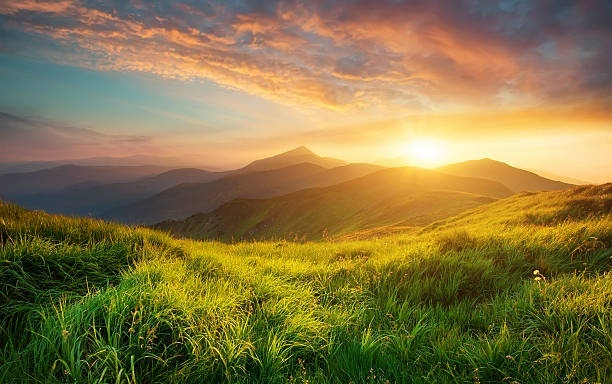
#> input picture Week1/img.jpg, 612 x 384 px, found by its file name
$ python Split.py
#> lines starting #> are read from the running program, lines starting #| are printed output that depends on the picture; after the words box and inside, x2 and y2 are one past the last pixel; in counts of white or black regions, pixels touching at a corner belong together
import cv2 as cv

img = cv.imread('Week1/img.jpg')
#> img is the input picture: shape (384, 612, 3); mean B, G, R 69, 117.5, 134.5

b, g, r = cv.split(img)
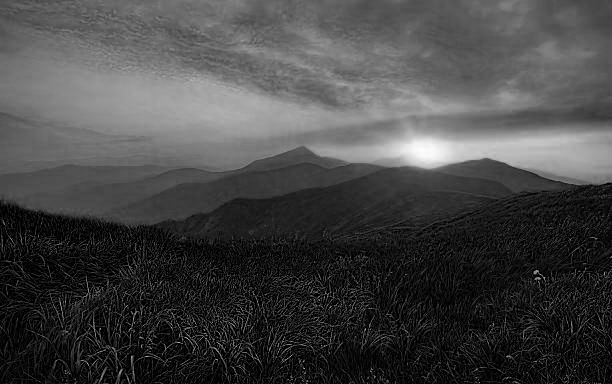
#> b: shape (384, 612); min 0, max 254, mean 69
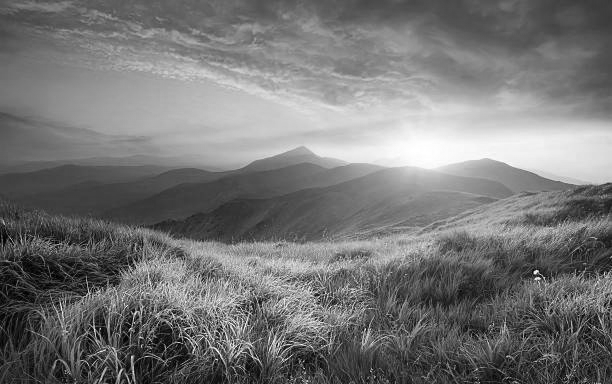
#> g: shape (384, 612); min 0, max 255, mean 117.5
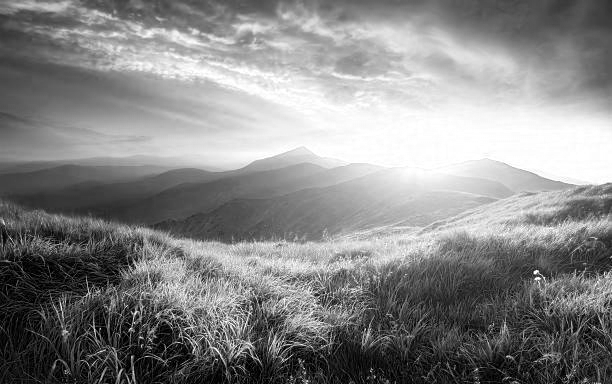
#> r: shape (384, 612); min 0, max 255, mean 134.5

b[100:150, 100:150] = 255
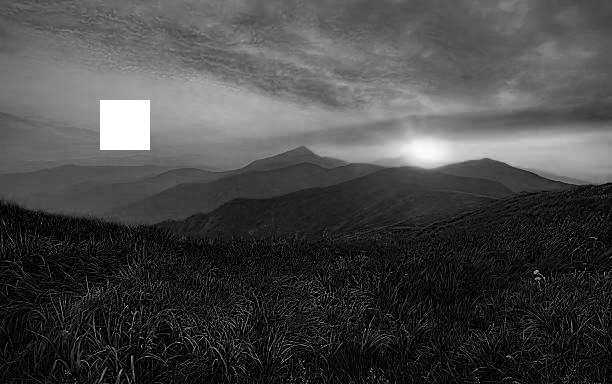
#> b: shape (384, 612); 1.06% of pixels changed, all inside (x1, y1, x2, y2) = (100, 100, 150, 150)

cv.imshow('b_image', b)
cv.imshow('g_image', g)
cv.imshow('r_image', r)

merged = cv.merge([b, g, r])
cv.imshow('merged', merged)

cv.waitKey(0)
